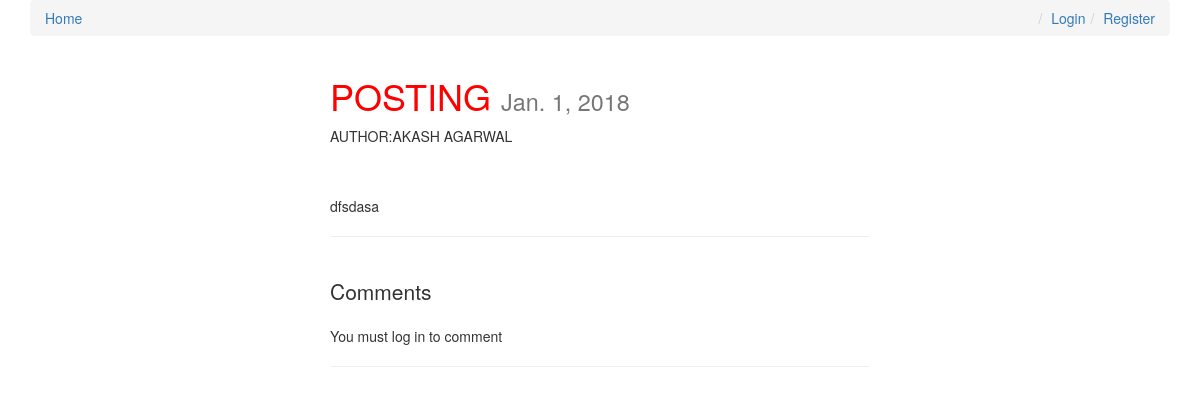
The page /posting/ on the database its author committed.
### post/models.py (models this page shows, shortened)
class Post(models.Model):
	user = models.ForeignKey(settings.AUTH_USER_MODEL,on_delete=models.CASCADE)
	title = models.CharField(max_length= 150)
	slug = models.SlugField(unique=True)
	image = models.ImageField(upload_to=upload_location,
			null=True,
			blank=True,
			width_field = "width_field",
			height_field = "height_field")
	width_field = models.IntegerField(default=0)
	height_field = models.IntegerField(default=0)
	content = models.TextField()
	draft = models.BooleanField(default=False)
	publish  = models.DateField(auto_now=False,auto_now_add=False)
	updated = models.DateTimeField(auto_now = True,auto_now_add = False)
	timestamp = models.DateTimeField(auto_now = False , auto_now_add = True)
	objects = PostManager()
	class Meta:
		ordering = ['-timestamp','updated']
	@property
	def comment(self):
		instance = self
		qs = Comments.objects.filter_for_comment(instance)
		return qs
	@property
	def get_content_type(self):
		instance = self
		qs = ContentType.objects.get_for_model(instance.__class__)
		return qs

### post/views.py (the view)
# urls.py: url(r'^(?P<slug>[\w-]+)/$',post_detail_view,name="detail"),
def post_detail_view(request,slug=None):
	is_authenticated = request.user.is_authenticated
	today = timezone.now().date()
	instance = get_object_or_404(Post,slug=slug)
	if (instance.draft or instance.publish > timezone.now().date()) and instance.user != request.user:
		if not request.user.is_staff or not request.user.is_superuser:
			return Http404
	share_string = quote_plus(instance.content)
	comment = instance.comment
	initial_data = {
		"content_type": instance.get_content_type,
		"object_id": int(instance.id)
	}
	form = CommentForm(request.POST or None,initial=initial_data)
	if form.is_valid():
		c_type  = form.cleaned_data.get('content_type')
		content_type = ContentType.objects.get(model=c_type)
		object_id = form.cleaned_data.get('object_id')
		content = form.cleaned_data.get('content')
		parent_qs = None
		try:
			parent = int(request.POST.get('parent_id'))
		except:
			parent = None
		if parent:
			parent_obj = Comments.objects.filter(id = parent)
			if parent_obj.exists() and parent_obj.count() == 1:
				parent_qs = parent_obj.first()
		new_comment , created = Comments.objects.get_or_create(
									user = request.user,
									content_type = content_type,
									object_id = object_id,
									content = content,
									parent = parent_qs
								)
		return HttpResponseRedirect(new_comment.content_object.get_absolute_url())
	else:
		print(form.errors)
	context = {
		"instance"  : instance,
		"share_string" : share_string,
		"comments" : comment,
		"form" : form,
		"today" : today,
		"is_authenticated" : is_authenticated
	}
	return render(request,"post_detail.html",context)

### comments/models.py (called while the page is built)
	def filter_for_comment(self,instance,*args,**kwargs):
		content_type = ContentType.objects.get_for_model(instance.__class__)
		object_id = int(instance.id)
		return super(CommentManager,self).filter(content_type=content_type,object_id=object_id).filter(parent=None)

### templates/post_detail.html (shortened to what this page needs)
{% extends "base.html" %}
{% load crispy_forms_tags %}
{% block content %}
<div class='col-sm-6 col-sm-offset-3'>
	<h1>{{ instance.title }}
		{% if instance.draft %}<span style="color:gray;font-size: 15px;margin-right: 15px">DRAFT</span>{% endif %}<small>{{ instance.publish }}</small></h1>
	{% if instance.user.get_full_name %}
		<p>AUTHOR:{{ instance.user.get_full_name }}</p>
	{% endif %}
<br><br>
<div class='row'>
	<div class='col-sm-12 '>
		<div class="content-markdown">{{ instance.content }}</div>
		<hr/>
		<br/>
		<div>
			<p class='lead'>Comments</p>
			{% if is_authenticated %}
			<form method='POST' action='.'>{% csrf_token %}
				{{ form|crispy }}
				<input type='submit' class='btn btn-default' value='Comment' />
			</form>
			{% else %}
			<p>You must log in to comment</p>
			{% endif %}
			<hr/>
			</div>
	</div>
</div>
</div>
{% endblock content %}

### static/css/base.css (style rules this page uses)
h1 { color : red }

### rows shown on the page
Post: title "POSTING", publish "Jan. 1, 2018", user.get_full_name "AKASH AGARWAL", content "dfsdasa"
